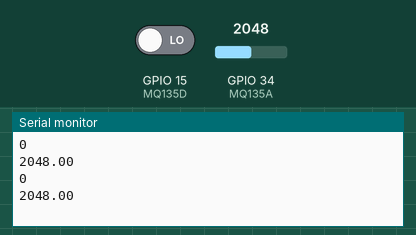
Recording of a sketch running on a simulated ESP32. On the bench: the last lines printed to the serial monitor. The test bench sets the inputs (shaded band); at power-on: GPIO 34 (MQ135A) = 2048, GPIO 15 (MQ135D) LOW.

Above: at 1.8 s.
1.9 s: GPIO 34 (MQ135A) set to 2866
At 2.7 s:
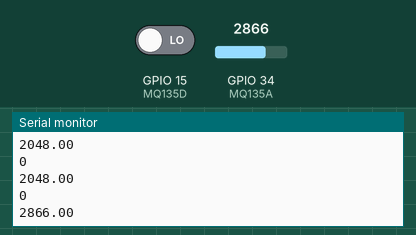
3.4 s: GPIO 15 (MQ135D) driven HIGH
4.9 s: GPIO 34 (MQ135A) set to 3603
At 5.8 s:
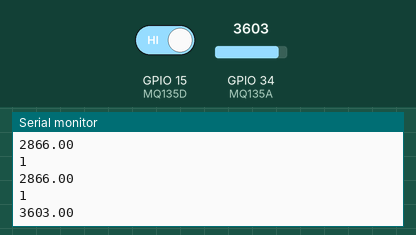
Timing chart, 0 to 7.9 s (numbered marks = the images above; inputs shaded):
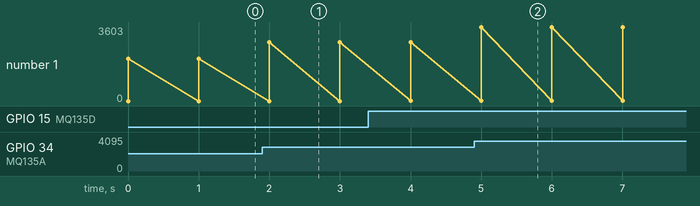

Measured:
- after the input at 1.9 s, the serial monitor: prints a new line after 0.10 s (image 1)
- after the input at 4.9 s, the serial monitor: prints a new line after 0.10 s (image 2)
- plotted number 1: 2048 → 2866 after the input at 1.9 s, 2866 → 3603 after the input at 4.9 s

The sketch:

MQ135.ino
```cpp
#define MQ135D 15       //定义光敏传感器数字输出引脚
#define MQ135A 34       //定义光敏传感器模拟输出引脚

float NH3Value = 0;

void setup() {
  Serial.begin(115200);//串口初始化
  Serial.println();
  pinMode(MQ135D, INPUT);//定义GPIO15为输入模式
  pinMode(MQ135A, INPUT);//定义GPIO34为输入模式
}

void loop() {

  Serial.println(digitalRead(MQ135D));//串口打印数字信号
  NH3Value = analogRead(MQ135A);
  Serial.println(NH3Value);//串口打印模拟信号0-4095
  delay(1000);
}
```
